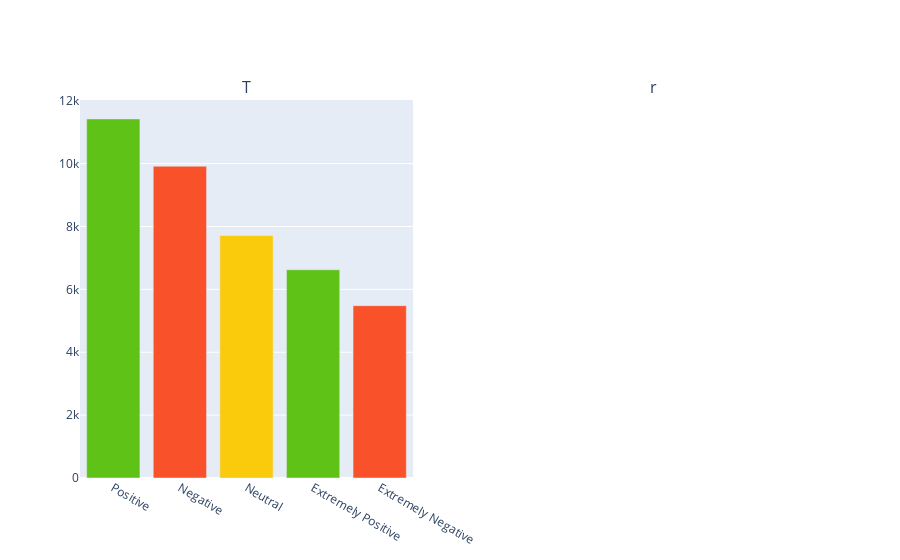

Source (notebook cell):
### Code cell
fig=make_subplots(1,2,subplot_titles=('Train set'))
x = df.Sentiment.value_counts()
fig.add_trace(go.Bar(x = x.index,y = x.values,marker_color=['#5fc317','#f95129','#FACA0C','#5fc317','#f95129'],name='train'),row=1,col=1)

### Figure 1 — Plotly figure (JSON) as saved in the notebook; plotly's stock layout.template omitted (floating-point values rounded to 4 significant figures)
{"data": [{"marker": {"color": ["#5fc317", "#f95129", "#FACA0C", "#5fc317", "#f95129"]}, "name": "train", "type": "bar", "x": ["Positive", "Negative", "Neutral", "Extremely Positive", "Extremely Negative"], "xaxis": "x", "y": [11422, 9917, 7713, 6624, 5481], "yaxis": "y"}], "layout": {"annotations": [{"font": {"size": 16}, "showarrow": false, "text": "T", "x": 0.225, "xanchor": "center", "xref": "paper", "y": 1, "yanchor": "bottom", "yref": "paper"}, {"font": {"size": 16}, "showarrow": false, "text": "r", "x": 0.775, "xanchor": "center", "xref": "paper", "y": 1, "yanchor": "bottom", "yref": "paper"}], "xaxis": {"anchor": "y", "domain": [0, 0.45]}, "xaxis2": {"anchor": "y2", "domain": [0.55, 1]}, "yaxis": {"anchor": "x", "domain": [0, 1]}, "yaxis2": {"anchor": "x2", "domain": [0, 1]}}}
